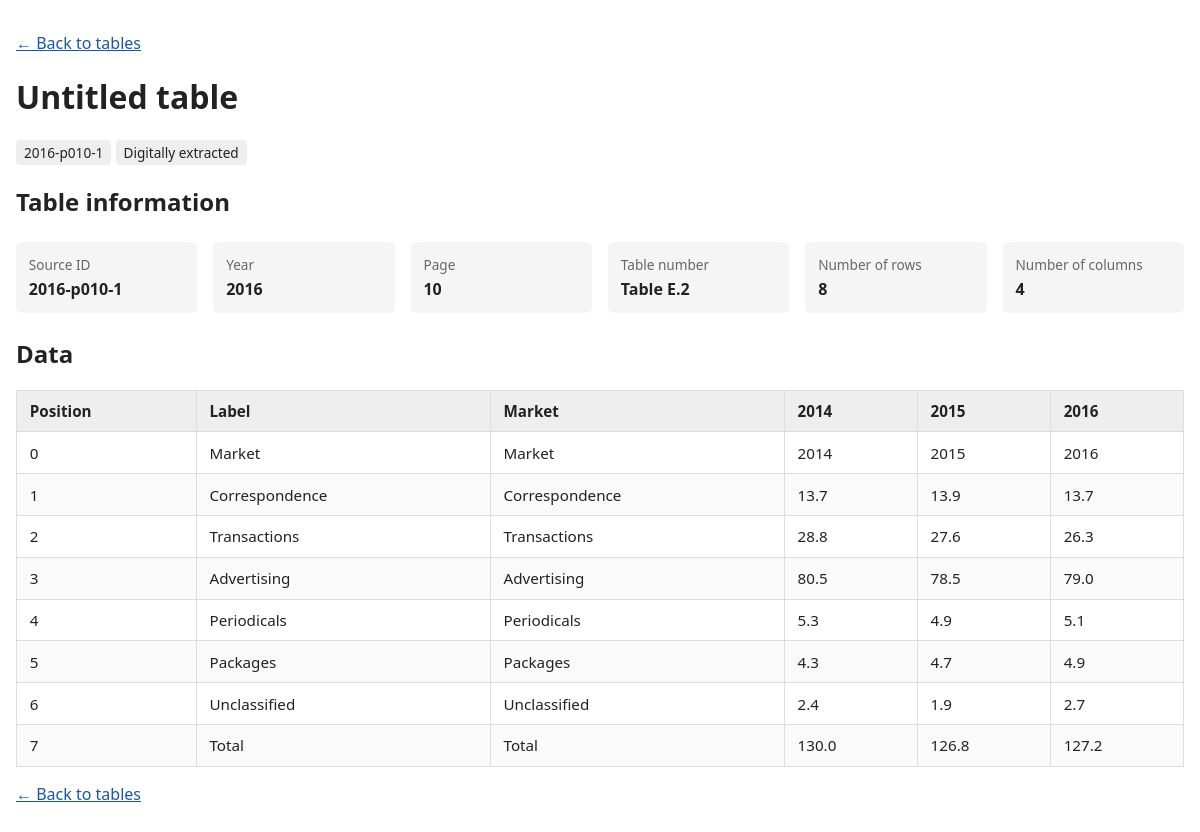
The app's page /dashboard/tables/2/ with its own data.
### dashboard/models.py (models this page shows, shortened)
class Table(models.Model):
    source_id = models.CharField(max_length=32, unique=True)  # e.g. 2021-p020-1
    year = models.PositiveIntegerField(db_index=True)
    page = models.PositiveIntegerField()
    table_number = models.CharField(max_length=32, blank=True)
    title = models.CharField(max_length=500, blank=True, db_index=True)
    columns = models.JSONField(default=list)
    ocr = models.BooleanField(default=False)  # True = read from scanned page
    class Meta:
        ordering = ["year", "page", "source_id"]

class Row(models.Model):
    table = models.ForeignKey(Table, on_delete=models.CASCADE, related_name="rows")
    position = models.PositiveIntegerField()
    label = models.CharField(max_length=500, blank=True)  # first column
    data = models.JSONField(default=dict)  # {codlumn: {"raw": "96%", "num": 96.0}}
    class Meta:
        ordering = ["table", "position"]

### dashboard/views.py (the view)
# urls.py: path("tables/<int:pk>/", views.table_detail, name="table-detail"),
def table_detail(request, pk):
    table = get_object_or_404(
        Table.objects.prefetch_related("rows"),
        pk=pk,
    )
    rows = list(table.rows.all())
    print("COLUMNS:", table.columns)
    for row in rows[:3]:
        print("POSITION:", row.position)
        print("LABEL:", row.label)
        print("DATA:", row.data)
    for row in rows:
        row.cells = []
        for column in table.columns:
            cell = row.data.get(column, {})
            if isinstance(cell, dict):
                value = cell.get("raw", "—")
            else:
                value = cell if cell is not None else "—"
            row.cells.append(value)
    return render(request, "dashboard/table_detail.html", {
        "table": table,
        "rows": rows,
    })

### dashboard/templates/dashboard/table_detail.html (shortened to what this page needs)
<!DOCTYPE html>
<html lang="en">
<head>
</head>
<body>
    <p>
        <a href="{% url 'table-list' %}">&larr; Back to tables</a>
    </p>
    <header>
        <h1>{{ table.title|default:"Untitled table" }}</h1>
        <p>
            <span class="badge">{{ table.source_id }}</span>
            {% if table.ocr %}
                <span class="badge">OCR extracted</span>
            {% else %}
                <span class="badge">Digitally extracted</span>
            {% endif %}
        </p>
    </header>
    <section>
        <h2>Table information</h2>
        <dl class="metadata">
            <div>
                <dt>Source ID</dt>
                <dd>{{ table.source_id }}</dd>
            </div>
            <div>
                <dt>Year</dt>
                <dd>{{ table.year }}</dd>
            </div>
            <div>
                <dt>Page</dt>
                <dd>{{ table.page }}</dd>
            </div>
            <div>
                <dt>Table number</dt>
                <dd>{{ table.table_number|default:"—" }}</dd>
            </div>
            <div>
                <dt>Number of rows</dt>
                <dd>{{ rows|length }}</dd>
            </div>
            <div>
                <dt>Number of columns</dt>
                <dd>{{ table.columns|length }}</dd>
            </div>
        </dl>
    </section>
    <section>
        <h2>Data</h2>
        {% if rows %}
            <div class="table-wrapper">
                <table>
                    <thead>
                        <tr>
                            <th scope="col">Position</th>
                            <th scope="col">Label</th>
                            {% for column in table.columns %}
                                <th scope="col">{{ column }}</th>
                            {% endfor %}
                        </tr>
                    </thead>
                    <tbody>
                        {% for row in rows %}
                            <tr>
                                <td>{{ row.position }}</td>
                                <td>{{ row.label|default:"—" }}</td>
                                {% for cell in row.cells %}
                                    <td>{{ cell }}</td>
                                {% endfor %}
                            </tr>
                        {% endfor %}
                    </tbody>
                </table>
            </div>
        {% else %}
            <p class="notice">
                No rows are available for this table.
            </p>
        {% endif %}
    </section>
    <footer>
        <p>
            <a href="{% url 'table-list' %}">&larr; Back to tables</a>
        </p>
    </footer>
</body>
</html>

### dashboard/templates/dashboard/table_detail.html (style rules this page uses)
body { font-family: system-ui, sans-serif; margin: 2rem auto; padding: 0 1rem; max-width: 1200px; color: #222; }
.metadata { display: grid; grid-template-columns: repeat(auto-fit, minmax(180px, 1fr)); gap: 1rem; margin: 1.5rem 0; }
.metadata div { padding: 0.8rem; background: #f5f5f5; border-radius: 6px; }
.metadata dt { font-size: 0.85rem; color: #666; }
.metadata dd { margin: 0.25rem 0 0; font-weight: 600; overflow-wrap: anywhere; }
.table-wrapper { overflow-x: auto; margin-top: 1rem; }
table { border-collapse: collapse; width: 100%; font-size: 0.95rem; }
th, td { padding: 0.65rem 0.8rem; border: 1px solid #ddd; text-align: left; vertical-align: top; }
thead th { background: #eee; position: sticky; top: 0; }
tbody tr:nth-child(even) { background: #fafafa; }
.badge { display: inline-block; padding: 0.2rem 0.5rem; border-radius: 4px; background: #eee; font-size: 0.85rem; }
a { color: #1756a9; }

### records on screen
Table: title "Untitled table", source_id "2016-p010-1", year "2016", page "10", table_number "Table E.2", columns|length "4"
Row: position "0", label "Market", cells "Market" "2014" "2015" "2016"
Row: position "1", label "Correspondence", cells "Correspondence" "13.7" "13.9" "13.7"
Row: position "2", label "Transactions", cells "Transactions" "28.8" "27.6" "26.3"
Row: position "3", label "Advertising", cells "Advertising" "80.5" "78.5" "79.0"
Row: position "4", label "Periodicals", cells "Periodicals" "5.3" "4.9" "5.1"
Row: position "5", label "Packages", cells "Packages" "4.3" "4.7" "4.9"
Row: position "6", label "Unclassified", cells "Unclassified" "2.4" "1.9" "2.7"
Row: position "7", label "Total", cells "Total" "130.0" "126.8" "127.2"

### other values on screen
{{ rows|length }} "8"
{{ column }} "Market" "2014" "2015" "2016"
